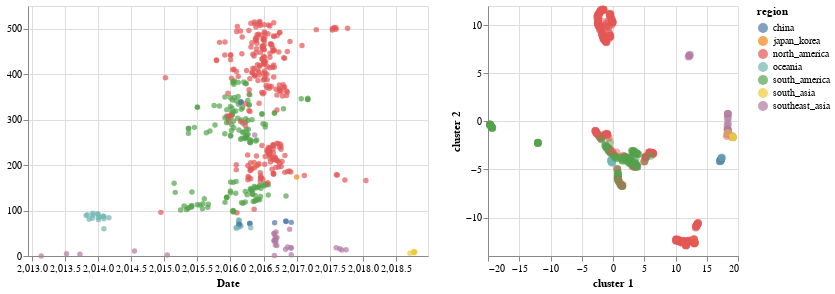

Notebook code for this chart:
### Code cell
import altair as alt

brush = alt.selection(type='interval', resolve='global')
base = alt.Chart(merged_df)
TSNE1 = base.mark_circle(size=60).encode(
    x='cluster 1',
    y='cluster 2',
    opacity=alt.value(0.5),
    color=alt.condition(brush, 'region', alt.ColorValue('gray')),
    tooltip=['strain', 'region']
).add_selection(brush).properties(width=250,height=250)

#Make this into a website (view compiled vega -- gives you the javascript -- put that into a HTML script)
tree_name = base.mark_circle().encode(
    x=alt.X(
        "date:Q",
        scale=alt.Scale(domain=(node_df["date"].min() - 0.2, node_df["date"].max() + 0.2)),
        title="Date"
    ),
    y=alt.Y(
        "y:Q",
        title=""
    ),
    color=alt.condition(brush, 'region:N', alt.ColorValue('gray')),
    #color="region:N",
    tooltip=["strain:N", "region:N", "date:Q"]
).add_selection(brush).properties(width=400,height=250)
#make region clickable
tree_name|TSNE1
#pc1.encode(x='principal component 1') | pc34.encode(x='principal component 3') #link the tree to this one as well
#Make this into a website (view compiled vega -- gives you the javascript -- put that into a HTML script)

### Figure 1 — Vega-Lite specification as saved in the notebook (floating-point values rounded to 4 significant figures; data arrays with more than 128 entries replaced by an {"elided": "..."} marker saying what was removed)
{"$schema": "https://vega.github.io/schema/vega-lite/v3.3.0.json", "config": {"mark": {"tooltip": null}, "view": {"height": 300, "width": 400}}, "data": {"name": "data-af58600d13794296c9a32d0db427db82"}, "datasets": {"data-af58600d13794296c9a32d0db427db82": {"elided": "486 records"}}, "hconcat": [{"encoding": {"color": {"condition": {"field": "region", "selection": "selector003", "type": "nominal"}, "value": "gray"}, "tooltip": [{"field": "strain", "type": "nominal"}, {"field": "region", "type": "nominal"}, {"field": "date", "type": "quantitative"}], "x": {"field": "date", "scale": {"domain": [2013.0, 2019.0]}, "title": "Date", "type": "quantitative"}, "y": {"field": "y", "title": "", "type": "quantitative"}}, "height": 250, "mark": "circle", "selection": {"selector003": {"resolve": "global", "type": "interval"}}, "width": 400}, {"encoding": {"color": {"condition": {"field": "region", "selection": "selector003", "type": "nominal"}, "value": "gray"}, "opacity": {"value": 0.5}, "tooltip": [{"field": "strain", "type": "nominal"}, {"field": "region", "type": "nominal"}], "x": {"field": "cluster 1", "type": "quantitative"}, "y": {"field": "cluster 2", "type": "quantitative"}}, "height": 250, "mark": {"size": 60, "type": "circle"}, "selection": {"selector003": {"resolve": "global", "type": "interval"}}, "width": 250}]}
